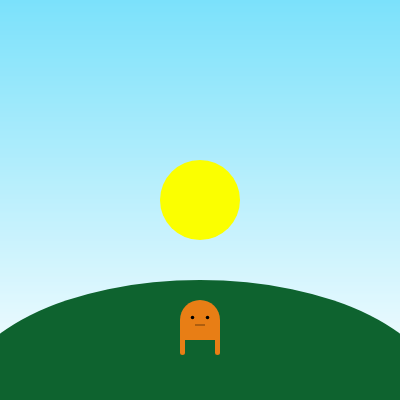
Frame 1 (no input)
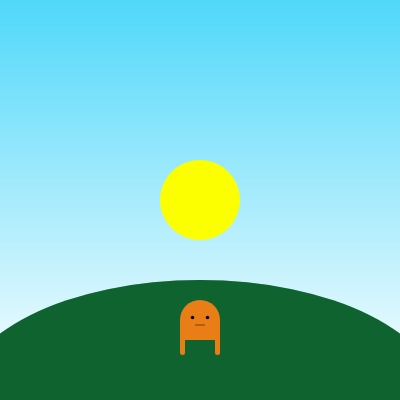
Frame 60 (no input)
Frame 120 (the mouse pressed at the canvas centre since frame 60): identical to frame 60, image omitted

The p5.js sketch that drew these frames (run headless with seeded random() and noise() and a simulated clock; from frame 60 on, the mouse is pressed at the canvas centre):

// p5.js sketch
// ── sketch.js
// Intractive Scene  
// Kamran Shirazi 
// September 16, 2025
//
//  Global variables
let headSize = 0.5;
let cent_x;
let cent_y;
let bg_state = 0;
let color_change;

function setup() {
  createCanvas(400, 400);
  
  cent_x = width / 2;
  cent_y = height / 1.25;
}

function draw() {
  bg_decide();
  land();
  Alien();
}

function bg_decide(){
  switch(bg_state){
    case 0:
      bg_day();
      print("bg 1");
      break;
    case 1:
      bg_sunset();
      print("bg 2");
      break;
    case 2:
      bg_night();
      print("bg 3");  
      break;
    case 3:
      bg_sunrise();
      print("bg 4");
      break;
  }
}
 

function bg_sunset(){
  // Sunset gradient
  for (let y = 0; y < height; y++) {
    let inter = map(y, 0, height, 0, 1);
    // Gradient from orange at bottom to purple at top
    let sunset = lerpColor(color(255, 94, 0), color(64, 0, 128), inter);
    stroke(sunset);
    line(0, y, width, y);
  }

  // Sun near the horizon
  noStroke();
  fill(255, 204, 0);
  ellipse(width / 2, height * 0.7, 80, 80);
}



function bg_day(){
  // Sunrise gradient
  for (let y = 0; y < height; y++) {
   let inter = map(y, 0, height, 0, 1);
   // Gradient from blue at bottom to white at top
   let sunset = lerpColor(color(80, 216, 250), color(255 , 255, 255), inter);
   stroke(sunset);
   line(0, y, width, y);
 }
 // Sun near the horizon
 noStroke();
 fill(251, 255, 0);
 ellipse(width / 2, height * 0.5, 80, 80);
}

function bg_sunrise(){
   // Sunrise gradient
   for (let y = 0; y < height; y++) {
    let inter = map(y, 0, height, 0, 1);
    // Gradient from blue at bottom to white at top
    let sunset = lerpColor(color(0, 170, 255), color(255 , 255, 255), inter);
    stroke(sunset);
    line(0, y, width, y);
  }
  // Sun near the horizon
  noStroke();
  fill(251, 255, 0);
  ellipse(width / 2, height * 0.5, 80, 80);
}

function bg_night(){
     // night gradient
     for (let y = 0; y < height; y++) {
      let inter = map(y, 0, height, 0, 1);
      // Gradient from black at bottom to blue at top
      let sunset = lerpColor(color(37, 14, 99), color(0, 0, 0), inter);
      stroke(sunset);
      line(0, y, width, y);
    }
    // Moon near the horizon
    noStroke();
    fill(255, 255, 255);
    ellipse(width / 2, height * 0.4, 80, 80);
}

function land(){
  fill(14, 99, 47);
  ellipse(width / 2, height , width * 1.2, height * 0.6);
}

function Alien(){
  noStroke()
  fill(232, 126, 21);
  rectMode(CENTER);
  rect(cent_x, cent_y, 80 * headSize, 80 * headSize, 50* headSize, 50 * headSize, 0, 0);
  rect(cent_x - 35 * headSize, cent_y + 55 * headSize, 10 * headSize, 30* headSize, 0, 0, 5* headSize, 5* headSize);
  rect(cent_x + 35 * headSize, cent_y + 55 * headSize, 10 * headSize, 30 * headSize, 0, 0, 5 * headSize, 5* headSize);
  fill(0, 0, 0);
  circle(cent_x + 15 * headSize, cent_y - 5 * headSize, 7 * headSize);
  circle(cent_x - 15 * headSize, cent_y - 5 * headSize, 7 * headSize);
  rect(cent_x, cent_y+ 10 * headSize, 20 * headSize, 1 * headSize);

  // Movements
  if(mouseIsPressed === true){
    print("yes");
    if(mouseButton === LEFT){
      color_change = fill(66, 135, 245);
    }
  }
}
